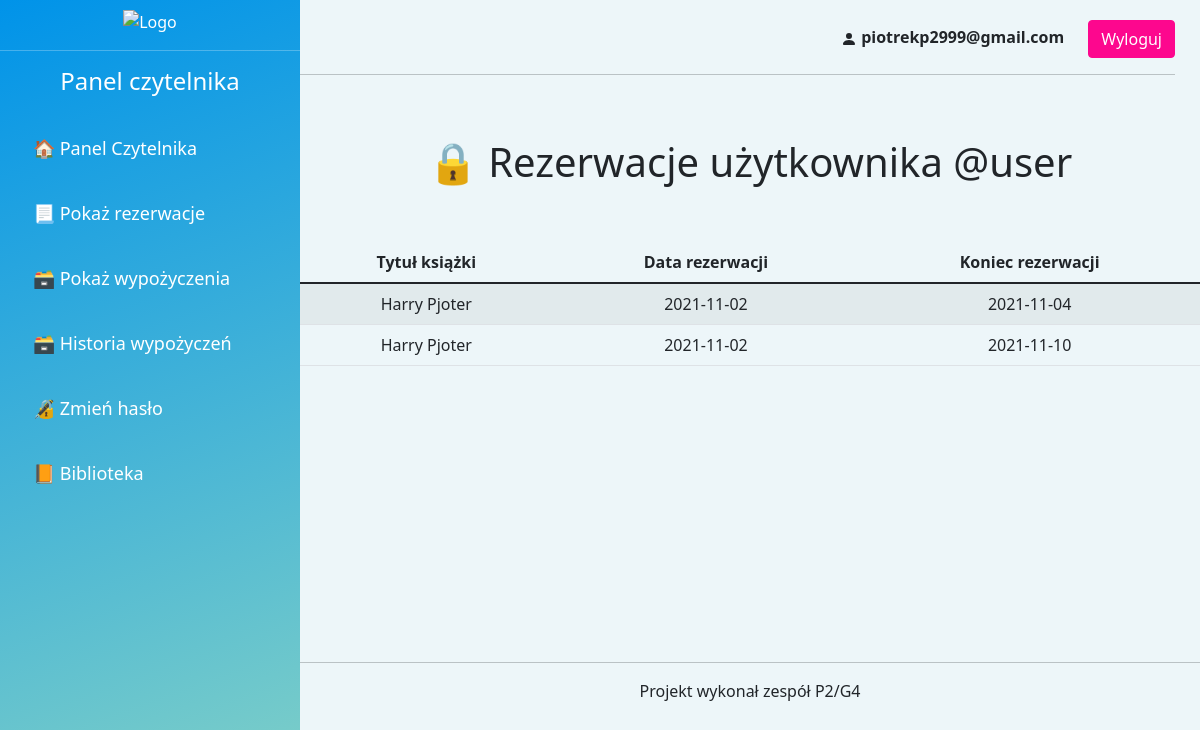
/pokaz-rezerwacje.php (signed in), run on an earlier commit of the app's database.
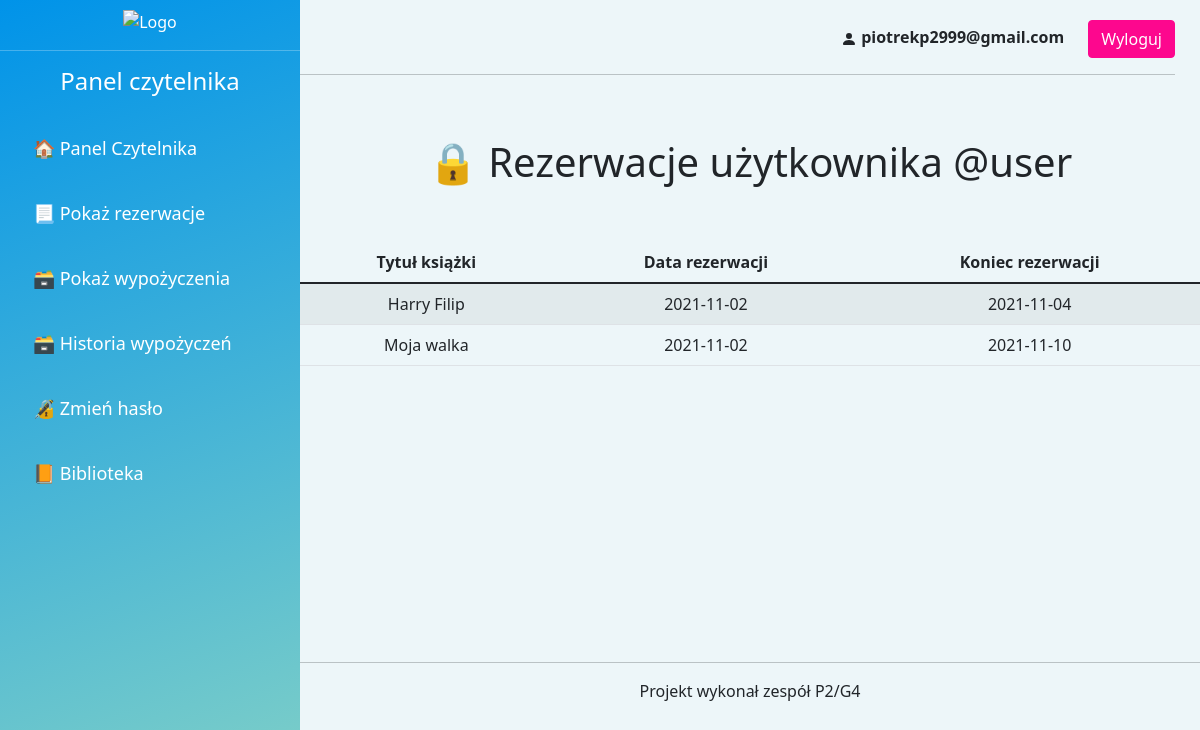
And on a later commit of the database.
### tables this page shows
CREATE TABLE `rezerwacja` (
  `id_rez` int(11) NOT NULL,
  `id_czytelnik` int(11) NOT NULL,
  `id_ksiazki` int(11) NOT NULL,
  `data_rez` date NOT NULL,
  `data_k_rez` date NOT NULL
);

CREATE TABLE `ksiazki` (
  `id_ksiazki` int(11) NOT NULL,
  `tytul` varchar(255) NOT NULL,
  `autor` varchar(255) NOT NULL,
  `gatunek` varchar(255) NOT NULL,
  `wydawnictwo` varchar(255) NOT NULL,
  `rok_wydania` varchar(255) NOT NULL,
  `zdjecie` varchar(255) NOT NULL,
  `stan` int(11) NOT NULL,
  `ilosc` int(11) NOT NULL
);

### pokaz-rezerwacje.php (the view, shortened to what this page needs)
<?php
require("config.php");
?>
<!DOCTYPE html>
<html lang="pl">
<head>
    <link rel="stylesheet" href="style2.css">
    <link rel="stylesheet" href="./css/bootstrap.css">
</head>
<body>
    <div class="calosc">
        <div class="lewa-panel">
            <div class="logo">
                <img width="180" alt="Logo" src="https://i.ibb.co/K7Th4wq/logobib.png" />
            </div>
            <hr>
            <div class="menu">
                <h4 style="text-align: center;">Panel czytelnika</h4><br>
                <div class="linki">
                    <a href="./panel-czyt.php"><button type="button" class="btn btn-link" style="font-size: 18px;">🏠 Panel Czytelnika</button></a><br><br>
                    <a href="./pokaz-rezerwacje.php"><button type="button" class="btn btn-link" style="font-size: 18px;">📃 Pokaż rezerwacje</button></a><br><br>
                    <a href="./wypozyczenia-czytelnik.php"><button type="button" class="btn btn-link" style="font-size: 18px;">🗃 Pokaż wypożyczenia</button></a><br><br>
                    <a href="./historia.php"><button type="button" class="btn btn-link" style="font-size: 18px;">🗃 Historia wypożyczeń</button></a><br><br>
                    <a href="./reset-password.php"><button type="button" class="btn btn-link" style="font-size: 18px;">🔏 Zmień hasło</button></a><br><br>
                    <a href="./index.php"><button type="button" class="btn btn-link" style="font-size: 18px;">📙 Biblioteka</button></a><br><br>
                </div>
            </div>
        </div>
        <div class="prawa-panel">
            <div class="panel-prawa-gora">
                <span style="margin-right: 20px;"><svg xmlns="http://www.w3.org/2000/svg" width="16" height="16" fill="currentColor" class="bi bi-person-fill" viewBox="0 0 16 16">
                        <path d="M3 14s-1 0-1-1 1-4 6-4 6 3 6 4-1 1-1 1H3zm5-6a3 3 0 1 0 0-6 3 3 0 0 0 0 6z" />
                    </svg> <b><?php echo htmlspecialchars($_SESSION["username"]); ?></b></span>
                <a href="./logout.php"><button type="button" class="btn btn-primary">Wyloguj</button></a>
                <hr>
            </div>
            <br>
            <h1>🔒 Rezerwacje użytkownika @user </h1><br>
            <div class="wyszukaj-czytelnika">
                <br>
                <table class="table table-striped">
                    <thead>
                        <tr>
                            <th>Tytuł książki</th>
                            <th>Data rezerwacji</th>
                            <th>Koniec rezerwacji</th>
                        </tr>
                    </thead>
                    <tbody>
                        <?php
                        $id = $_SESSION['id'];
                        $wynik = mysqli_query($link, 'SELECT * from rezerwacja, ksiazki where rezerwacja.id_czytelnik=' . $id . ' and rezerwacja.id_ksiazki=ksiazki.id_ksiazki');
                        while ($row = mysqli_fetch_array($wynik)) {
                            echo "<tr><td>" . $row['tytul'] . "</td><td>" . $row['data_rez'] . "</td><td>" . $row['data_k_rez'] . "</td></tr>";
                        }
                        ?>
                    </tbody>
                </table>
                <br><br><br><br><br><br><br><br><br><br><br>
            </div>
            <div class="footer">
                <hr>
                <p>Projekt wykonał zespół P2/G4</p>
            </div>
        </div>
    </div>
</html>

What changed in the data, as far as the page shows it:
changed through a linked row, rezerwacja: id_ksiazki.tytul "Harry Pjoter" → "Harry Filip"
changed through a linked row, rezerwacja: id_ksiazki.tytul "Harry Pjoter" → "Moja walka"
